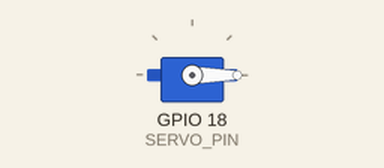
Simulated run of this sketch. Board: ESP32. Parts: servo.

Above: at 0.05 s.
At 1.5 s:
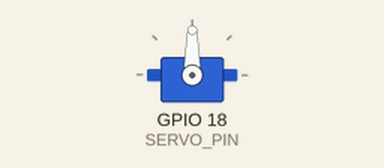
At 3.0 s:
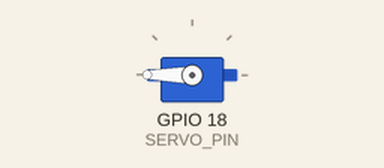
Timing chart, 0 to 6.9 s (numbered marks = the images above):
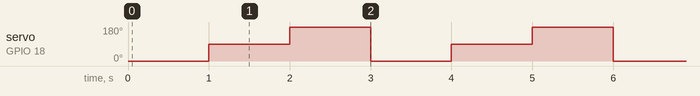

The sketch:

Servo_01_controllo_base.ino
```cpp
#include <Arduino.h>

/**
 * \Servo_01_controllo_base
 *
 * Sketch base per il controllo di un servo motore con Arduino
 * Il servo viene posizionato a 0°, 90° e 180° in sequenza.
 *
 *
 * @author Filippo Bilardo
 * @version 1.0  20/03/25 - Versione iniziale
 */
#include <ESP32Servo.h>

const int SERVO_PIN = 18;  // Pin a cui è collegato il servo
Servo myServo;           // Crea un oggetto servo

bool ready = false;

void setup() {
  Serial.begin(115200);
  myServo.setPeriodHertz(50);
  myServo.attach(SERVO_PIN, 1000, 2000);
  ready = myServo.attached();
  if (!ready) { myServo.detach(); Serial.println("ERR SERVO"); return; }  // Collega il servo al pin specificato
}

void loop() {
  if (!ready) { delay(10); return; }
  myServo.write(0);    // Muove il servo a 0 gradi
  delay(1000);         // Attende 1 secondo
  myServo.write(90);   // Muove il servo a 90 gradi
  delay(1000);         // Attende 1 secondo
  myServo.write(180);  // Muove il servo a 180 gradi
  delay(1000);         // Attende 1 secondo
}
```

Measured:
- by itself, servo on GPIO 18 (SERVO_PIN): repeats every 3.0 s: 180° 1.0 s, 0° 1.0 s, 90° 1.0 s
